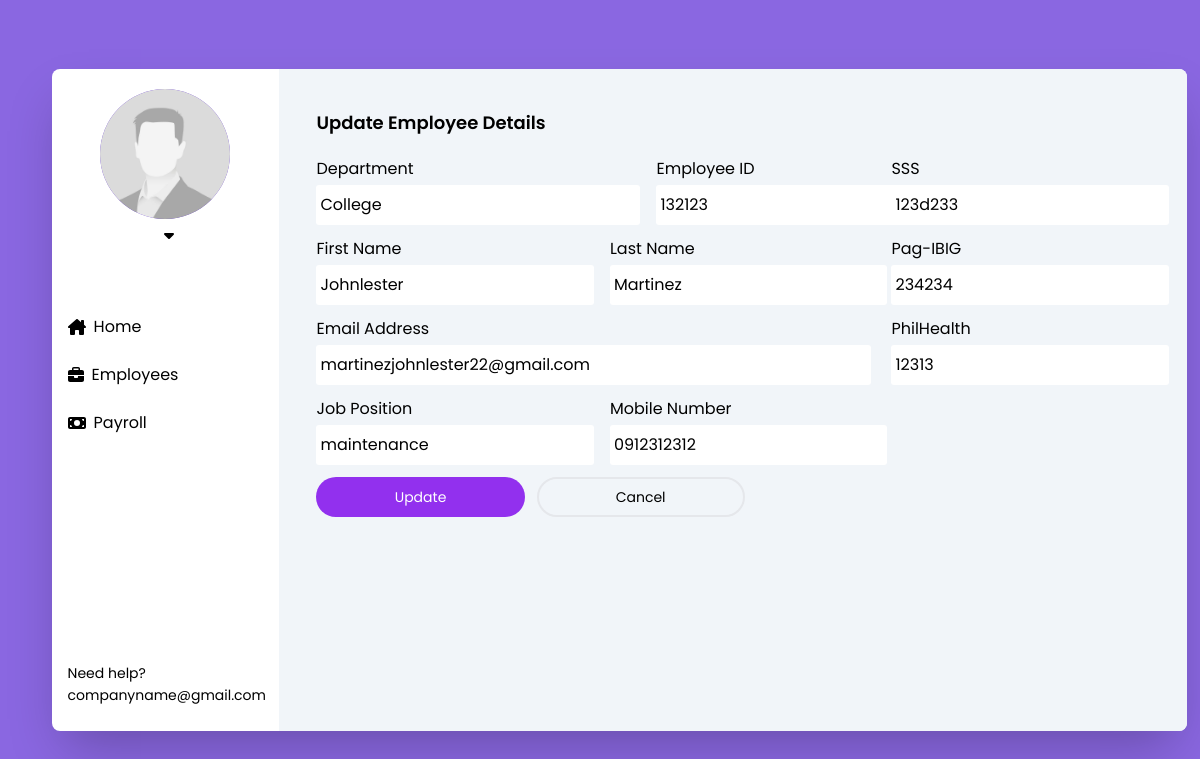
The app's page /edit.php?id=12 with its own data.
### tables this page shows
CREATE TABLE `employees` (
  `company_id` varchar(100) NOT NULL,
  `id` int(255) NOT NULL,
  `first_name` varchar(255) NOT NULL,
  `last_name` varchar(255) NOT NULL,
  `email` varchar(255) NOT NULL,
  `position` varchar(255) NOT NULL,
  `number` varchar(255) NOT NULL,
  `department` varchar(255) NOT NULL,
  `sss` varchar(100) NOT NULL,
  `pagibig` varchar(100) NOT NULL,
  `philhealth` varchar(100) NOT NULL,
  `age` varchar(20) NOT NULL,
  `sex` varchar(10) NOT NULL,
  `address` varchar(255) NOT NULL
);

### public/edit.php (the view, shortened to what this page needs)
<?php
    include 'database/db.php';
    $id = isset($_GET['id']) ? intval($_GET['id']) : 0;
    $lookUp = "SELECT * FROM employees WHERE id = " . $id;
    $lookUpQuery = mysqli_query($con, $lookUp);
    $row = mysqli_fetch_assoc($lookUpQuery);
?>
<!DOCTYPE html>
<html lang="en">
<head>
    <link rel="stylesheet" href="style.css">
    <link rel="stylesheet" href="style.css">
</head>
<body class="grid place-items-center min-h-screen bg-main-2">
    <div class="w-11/12 flex bg-white shadow-2xl rounded-lg">
        <div class=" w-[20%]">
            <div class="flex flex-col items-center py-5 mb-10">
                <img src="../src/img/dp.jpg" alt="" width="130" height="130" class="rounded-[50%] mb-2 bg-main">
                <div class="flex items-center gap-2">
                    <button id="toggle" onclick="toggleLogout()">
                    </button>
                </div>
            </div>
            <div class="flex flex-col mb-48">
                <button onclick="window.location.href='dashboard.php'" class="w-full text-left flex items-center gap-2 hover:bg-main-2 hover:text-white px-4 py-3 transition-all"><p>Home</p></button>
                <button class="w-full text-left flex items-center gap-2 hover:bg-main-2 hover:text-white px-4 py-3 transition-all"><p>Employees</p></button>
                <button onclick="window.location.href='payroll.php'" class="w-full text-left flex items-center gap-2 hover:bg-main-2 hover:text-white px-4 py-3 transition-all"><p>Payroll</p></button>
            </div>
            <div class="px-4 py-6">
                <p class=" text-sm">Need help?</p>
                <a href="#" class="text-sm">companyname@gmail.com</a>
            </div>
        </div>
        <div class="bg-slate-100 rounded-tr-lg rounded-br-lg w-[80%]">
            <div class="w-11/12 mx-auto mt-10">
                <h1 class="text-lg font-semibold mb-5">Update Employee Details</h1>
                <div class="w-full">
                    <form action="" method="POST">
                        <div class="w-full flex gap-5">
                            <div class="w-2/3">
                                <div class="flex gap-4 mb-3">
                                    <div class="w-full flex flex-col gap-1">
                                        <label for="">Department</label>
                                        <input type="text" name="department" class="px-1 py-2" value="<?php echo $row['department']; ?>">
                                    </div>
                                    <div class="w-2/4 flex flex-col gap-1">
                                        <label for="">Employee ID</label>
                                        <input type="text" name="last_name" class="px-1 py-2" value="<?php echo $row['company_id']; ?>">
                                    </div>
                                </div>
                                <div class="flex gap-4 mb-3">
                                    <div class="w-2/4 flex flex-col gap-1">
                                        <label for="">First Name</label>
                                        <input type="text" name="first_name" class="px-1 py-2" value="<?php echo $row['first_name']; ?>">
                                    </div>
                                    <div class="w-2/4 flex flex-col gap-1">
                                        <label for="">Last Name</label>
                                        <input type="text" name="last_name" class="px-1 py-2" value="<?php echo $row['last_name']; ?>">
                                    </div>
                                </div>
                                <div class="mb-3">
                                    <div class="w-full flex flex-col gap-1">
                                        <label for="">Email Address</label>
                                        <input type="email" name="email" class="px-1 py-2" value="<?php echo $row['email']; ?>">
                                    </div>
                                </div>
                                <div class="flex gap-4 mb-3">
                                    <div class="w-2/4 flex flex-col gap-1">
                                        <label for="">Job Position</label>
                                        <input type="text" name="job_position" class="px-1 py-2" value="<?php echo $row['position']; ?>">
                                    </div>
                                    <div class="w-2/4 flex flex-col gap-1">
                                        <label for="">Mobile Number</label>
                                        <input type="number" name="phone" class="px-1 py-2" value="<?php echo $row['number']; ?>">
                                    </div>
                                </div>
                            </div>
                            <div class="w-2/6">
                                <div class="mb-3">
                                    <div class="w-full flex flex-col gap-1">
                                        <label for="">SSS</label>
                                        <input type="text" name="sss" class="px-1 py-2" value="<?php echo $row['sss'] ?>">
                                    </div>
                                </div>
                                <div class="mb-3">
                                    <div class="w-full flex flex-col gap-1">
                                        <label for="">Pag-IBIG</label>
                                        <input type="text" name="pagibig" class="px-1 py-2" value="<?php echo $row['pagibig'] ?>">
                                    </div>
                                </div>
                                <div class="mb-3">
                                    <div class="w-full flex flex-col gap-1">
                                        <label for="">PhilHealth</label>
                                        <input type="text" name="philhealth" class="px-1 py-2" value="<?php echo $row['philhealth'] ?>">
                                    </div>
                                </div>
                            </div>
                        </div>
                        <div class="flex gap-3">
                            <button name="update" class="w-1/4 bg-secondary py-2 rounded-3xl text-white text-sm">Update</button>
                            <button onclick="return redirect()" class="w-1/4 py-2 rounded-3xl border-2 text-sm">Cancel</button>
                        </div>
                    </form>
                </div>
            </div>
        </div>
    </div>
</body>
</html>

### public/style.css (style rules this page uses)
html { line-height: 1.5; -webkit-text-size-adjust: 100%; -moz-tab-size: 4; -o-tab-size: 4; tab-size: 4; font-family: ui-sans-serif, system-ui, -apple-system, BlinkMacSystemFont, "Segoe UI", Roboto, "Helvetica Neue", Arial, "Noto Sans", sans-serif, "Apple Color Emoji", "Segoe UI Emoji", "Segoe UI Symbol", "Noto Color Emoji"; font-feature-settings: normal; font-variation-settings: normal; }
body { margin: 0; line-height: inherit; }
h1, h2, h3, h4, h5, h6 { font-size: inherit; font-weight: inherit; }
a { color: inherit; text-decoration: inherit; }
button, input, optgroup, select, textarea { font-family: inherit; font-feature-settings: inherit; font-variation-settings: inherit; font-size: 100%; font-weight: inherit; line-height: inherit; color: inherit; margin: 0; padding: 0; }
button, select { text-transform: none; }
button, [type='button'], [type='reset'], [type='submit'] { -webkit-appearance: button; background-color: transparent; background-image: none; }
blockquote, dl, dd, h1, h2, h3, h4, h5, h6, hr, figure, p, pre { margin: 0; }
input::placeholder, textarea::placeholder { opacity: 1; color: #9ca3af; }
button, [role="button"] { cursor: pointer; }
img, svg, video, canvas, audio, iframe, embed, object { display: block; vertical-align: middle; }
img, video { max-width: 100%; height: auto; }
html { font-family: 'Poppins', sans-serif; }
.mx-auto { margin-left: auto; margin-right: auto; }
.mb-10 { margin-bottom: 2.5rem; }
.mb-2 { margin-bottom: 0.5rem; }
.mb-3 { margin-bottom: 0.75rem; }
.mb-48 { margin-bottom: 12rem; }
.mb-5 { margin-bottom: 1.25rem; }
.mt-10 { margin-top: 2.5rem; }
.flex { display: flex; }
input { border-radius: 3px; }
.grid { display: grid; }
.min-h-screen { min-height: 100vh; }
.w-1\/4 { width: 25%; }
.w-11\/12 { width: 91.666667%; }
.w-2\/3 { width: 66.666667%; }
.w-2\/4 { width: 50%; }
.w-2\/6 { width: 33.333333%; }
.w-\[20\%\] { width: 20%; }
.w-\[80\%\] { width: 80%; }
.w-full { width: 100%; }
.flex-col { flex-direction: column; }
.place-items-center { place-items: center; }
.items-center { align-items: center; }
.gap-1 { gap: 0.25rem; }
.gap-2 { gap: 0.5rem; }
.gap-3 { gap: 0.75rem; }
.gap-4 { gap: 1rem; }
.gap-5 { gap: 1.25rem; }
.rounded-3xl { border-radius: 1.5rem; }
.rounded-\[50\%\] { border-radius: 50%; }
.rounded-lg { border-radius: 0.5rem; }
.rounded-br-lg { border-bottom-right-radius: 0.5rem; }
.rounded-tr-lg { border-top-right-radius: 0.5rem; }
.border-2 { border-width: 2px; }
.bg-main { --tw-bg-opacity: 1; background-color: rgb(99 52 215 / var(--tw-bg-opacity)); }
.bg-main-2 { --tw-bg-opacity: 1; background-color: rgb(138 103 225 / var(--tw-bg-opacity)); }
.bg-secondary { --tw-bg-opacity: 1; background-color: rgb(146 48 238 / var(--tw-bg-opacity)); }
.bg-slate-100 { --tw-bg-opacity: 1; background-color: rgb(241 245 249 / var(--tw-bg-opacity)); }
.bg-white { --tw-bg-opacity: 1; background-color: rgb(255 255 255 / var(--tw-bg-opacity)); }
.px-1 { padding-left: 0.25rem; padding-right: 0.25rem; }
.px-4 { padding-left: 1rem; padding-right: 1rem; }
.py-2 { padding-top: 0.5rem; padding-bottom: 0.5rem; }
.py-3 { padding-top: 0.75rem; padding-bottom: 0.75rem; }
.py-5 { padding-top: 1.25rem; padding-bottom: 1.25rem; }
.py-6 { padding-top: 1.5rem; padding-bottom: 1.5rem; }
.text-left { text-align: left; }
.text-lg { font-size: 1.125rem; line-height: 1.75rem; }
.text-sm { font-size: 0.875rem; line-height: 1.25rem; }
.font-semibold { font-weight: 600; }
.text-white { --tw-text-opacity: 1; color: rgb(255 255 255 / var(--tw-text-opacity)); }
.shadow-2xl { --tw-shadow: 0 25px 50px -12px rgb(0 0 0 / 0.25); --tw-shadow-colored: 0 25px 50px -12px var(--tw-shadow-color); box-shadow: var(--tw-ring-offset-shadow, 0 0 #0000), var(--tw-ring-shadow, 0 0 #0000), var(--tw-shadow); }
.transition-all { transition-property: all; transition-timing-function: cubic-bezier(0.4, 0, 0.2, 1); transition-duration: 150ms; }

### records on screen
employees: department "College", last_name "132123", first_name "Johnlester", last_name "Martinez", email "martinezjohnlester22@gmail.com", job_position "maintenance", phone "0912312312", sss "123d233", pagibig "234234", philhealth "12313"
